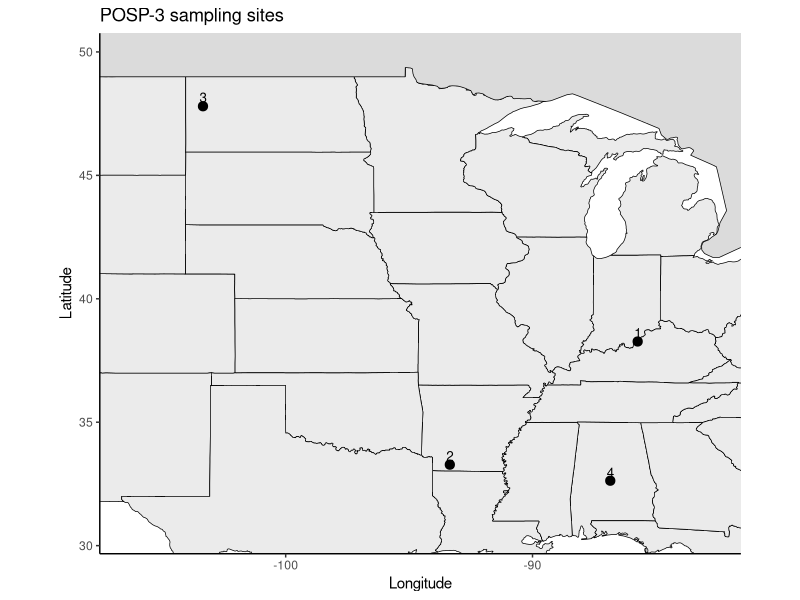
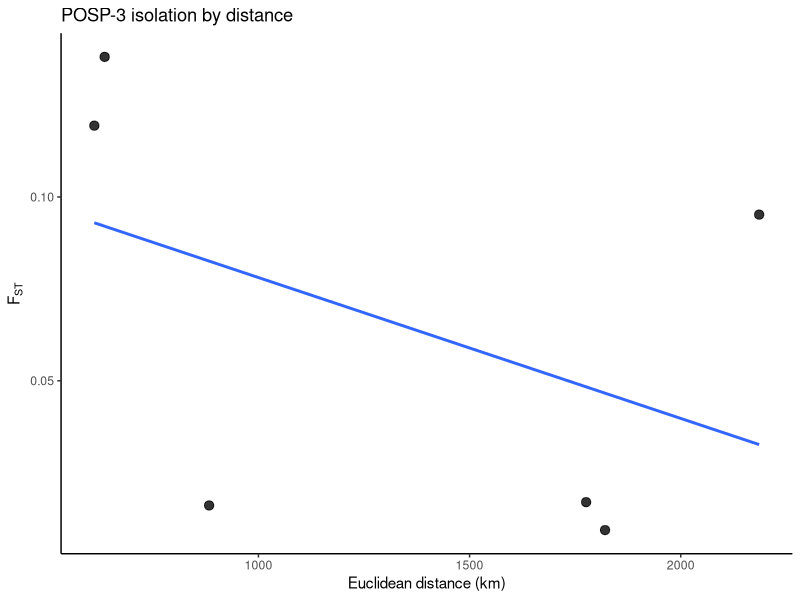

Recreate these plots in R, in order. (Note: this script raises an error after producing the figures.)
# -----------------------------
# POSP-3: paddlefish
# Polyodon spathula
# -----------------------------

library(ggplot2)
library(geosphere)
library(maps)

# -----------------------------
# 0) paths
# -----------------------------
base_dir <- "/Users/johnmccall/Library/CloudStorage/OneDrive-TheOhioStateUniversity/Spring_2026/Landgen_DGS/DGS-Patterns-of-Fish-Diversity/DGS-Patterns-of-Fish-Diversity/Objective 2/Data/POSP-3"
data_dir <- file.path(base_dir, "data")
dir.create(data_dir, recursive = TRUE, showWarnings = FALSE)

# -----------------------------
# 1) grouped population coordinates
# paper analyzed 4 grouped populations:
# 1 Ohio River
# 2 Red River
# 3 Yellowstone/Missouri River
# 4 Alabama River
#
# coordinates are best-available grouped reach centroids
# based on the site descriptions and Fig. 1
# -----------------------------
POSP_3_coords <- data.frame(
  site = as.character(1:4),
  lat = c(
    38.27,  # Ohio River, Jefferson Co., Kentucky
    33.28,  # Red River pooled OK + LA sites
    47.80,  # Yellowstone/Missouri River, McKenzie Co., ND
    32.63   # Alabama River pooled AL counties
  ),
  lon = c(
    -85.74,  # Louisville / Jefferson County reach
    -93.35,  # pooled Red River reach centroid
    -103.35, # lower Yellowstone / upper Missouri reach
    -86.85   # central Alabama River pooled reach
  ),
  stringsAsFactors = FALSE
)

# -----------------------------
# 2) helper: fill symmetric matrix from lower triangle
# row-wise order:
# row2 has 1 value, row3 has 2 values, etc.
# -----------------------------
fill_sym_from_lower <- function(pops, vals, diag_val = 0) {
  n <- length(pops)
  stopifnot(length(vals) == n * (n - 1) / 2)
  
  mat <- matrix(
    0,
    nrow = n,
    ncol = n,
    dimnames = list(pops, pops)
  )
  
  k <- 1
  for (i in 2:n) {
    for (j in 1:(i - 1)) {
      mat[i, j] <- vals[k]
      mat[j, i] <- vals[k]
      k <- k + 1
    }
  }
  
  diag(mat) <- diag_val
  mat
}

# -----------------------------
# 3) pairwise FST matrix
# Table 3, FST values above diagonal
# paper order:
# Ohio, Red, Yellowstone/Missouri, Alabama
# entered row-wise as lower triangle
# -----------------------------
fst_vals <- c(
  # row 2: Red
  0.0161,
  
  # row 3: Yellowstone/Missouri
  0.0170, 0.0094,
  
  # row 4: Alabama
  0.1381, 0.1194, 0.0952
)

POSP_3_fst <- fill_sym_from_lower(
  pops = POSP_3_coords$site,
  vals = fst_vals,
  diag_val = 0
)

POSP_3_fst[POSP_3_fst < 0] <- 0

# -----------------------------
# 4) geographic distance matrix
# straight-line distance in km
# -----------------------------
geo_dist_km <- geosphere::distm(
  as.matrix(POSP_3_coords[, c("lon", "lat")]),
  fun = geosphere::distHaversine
) / 1000

rownames(geo_dist_km) <- POSP_3_coords$site
colnames(geo_dist_km) <- POSP_3_coords$site

# -----------------------------
# 5) pairwise dataframe for IBD plot
# -----------------------------
ibd_df <- data.frame(
  site1   = rownames(POSP_3_fst)[row(POSP_3_fst)[upper.tri(POSP_3_fst)]],
  site2   = colnames(POSP_3_fst)[col(POSP_3_fst)[upper.tri(POSP_3_fst)]],
  fst     = POSP_3_fst[upper.tri(POSP_3_fst)],
  dist_km = geo_dist_km[upper.tri(geo_dist_km)]
)

# -----------------------------
# 6) map
# include US + Canada, zoom to point extent
# plot only in RStudio; do not save
# -----------------------------
usa <- map_data("state")
can <- map_data("world", region = "Canada")

xpad <- 3
ypad <- 2

xlim_map <- c(
  min(POSP_3_coords$lon) - xpad,
  max(POSP_3_coords$lon) + xpad
)

ylim_map <- c(
  min(POSP_3_coords$lat) - ypad,
  max(POSP_3_coords$lat) + ypad
)

map_plot <- ggplot() +
  geom_polygon(
    data = usa,
    aes(x = long, y = lat, group = group),
    fill = "grey92", color = "black", linewidth = 0.25
  ) +
  geom_polygon(
    data = can,
    aes(x = long, y = lat, group = group),
    fill = "grey86", color = "black", linewidth = 0.25
  ) +
  geom_point(
    data = POSP_3_coords,
    aes(x = lon, y = lat),
    size = 2.8
  ) +
  geom_text(
    data = POSP_3_coords,
    aes(x = lon, y = lat, label = site),
    nudge_y = 0.35,
    size = 3.4
  ) +
  coord_fixed(
    xlim = xlim_map,
    ylim = ylim_map
  ) +
  theme_classic() +
  labs(
    x = "Longitude",
    y = "Latitude",
    title = "POSP-3 sampling sites"
  )

print(map_plot)

# -----------------------------
# 7) IBD plot
# plot only in RStudio; do not save
# -----------------------------
ibd_plot <- ggplot(ibd_df, aes(x = dist_km, y = fst)) +
  geom_point(size = 2.8, alpha = 0.8) +
  geom_smooth(method = "lm", se = FALSE) +
  theme_classic() +
  labs(
    x = "Euclidean distance (km)",
    y = expression(F[ST]),
    title = "POSP-3 isolation by distance"
  )

print(ibd_plot)

# -----------------------------
# 8) quick checks
# -----------------------------
stopifnot(nrow(POSP_3_coords) == 4)
stopifnot(identical(rownames(POSP_3_fst), POSP_3_coords$site))
stopifnot(identical(colnames(POSP_3_fst), POSP_3_coords$site))
stopifnot(isTRUE(all.equal(POSP_3_fst, t(POSP_3_fst))))
stopifnot(length(fst_vals) == nrow(POSP_3_coords) * (nrow(POSP_3_coords) - 1) / 2)

# -----------------------------
# 9) save RData
# -----------------------------
save(
  POSP_3_fst,
  POSP_3_coords,
  file = file.path(data_dir, "POSP-3.RData")
)

# -----------------------------
# 10) export coords csv
# -----------------------------
write.csv(
  POSP_3_coords,
  file = file.path(data_dir, "POSP-3_coords.csv"),
  row.names = FALSE
)
